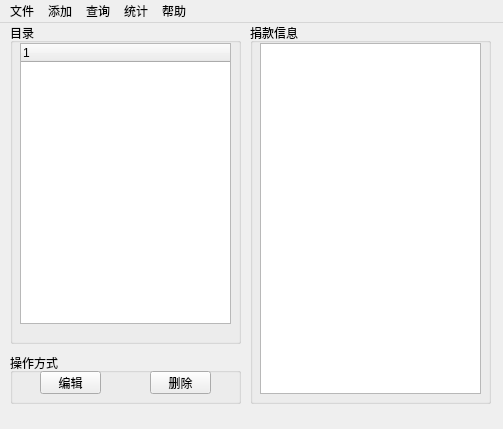
<?xml version="1.0" encoding="UTF-8"?>
<ui version="4.0">
 <class>MainWindow</class>
 <widget class="QMainWindow" name="MainWindow">
  <property name="geometry">
   <rect>
    <x>0</x>
    <y>0</y>
    <width>503</width>
    <height>429</height>
   </rect>
  </property>
  <property name="sizePolicy">
   <sizepolicy hsizetype="Expanding" vsizetype="Expanding">
    <horstretch>0</horstretch>
    <verstretch>0</verstretch>
   </sizepolicy>
  </property>
  <property name="minimumSize">
   <size>
    <width>503</width>
    <height>429</height>
   </size>
  </property>
  <property name="maximumSize">
   <size>
    <width>503</width>
    <height>429</height>
   </size>
  </property>
  <property name="windowTitle">
   <string>捐款信息管理系统</string>
  </property>
  <widget class="QWidget" name="centralWidget">
   <widget class="QPushButton" name="pushButton">
    <property name="geometry">
     <rect>
      <x>40</x>
      <y>348</y>
      <width>61</width>
      <height>23</height>
     </rect>
    </property>
    <property name="text">
     <string>编辑</string>
    </property>
   </widget>
   <widget class="QPushButton" name="pushButton_2">
    <property name="geometry">
     <rect>
      <x>150</x>
      <y>348</y>
      <width>61</width>
      <height>23</height>
     </rect>
    </property>
    <property name="text">
     <string>删除</string>
    </property>
   </widget>
   <widget class="QGroupBox" name="groupBox">
    <property name="geometry">
     <rect>
      <x>250</x>
      <y>0</y>
      <width>241</width>
      <height>381</height>
     </rect>
    </property>
    <property name="title">
     <string>捐款信息</string>
    </property>
    <widget class="QTableWidget" name="infobox">
     <property name="geometry">
      <rect>
       <x>10</x>
       <y>20</y>
       <width>221</width>
       <height>351</height>
      </rect>
     </property>
     <property name="horizontalScrollBarPolicy">
      <enum>Qt::ScrollBarAlwaysOff</enum>
     </property>
    </widget>
   </widget>
   <widget class="QGroupBox" name="groupBox_2">
    <property name="geometry">
     <rect>
      <x>10</x>
      <y>330</y>
      <width>231</width>
      <height>51</height>
     </rect>
    </property>
    <property name="title">
     <string>操作方式</string>
    </property>
   </widget>
   <widget class="QGroupBox" name="groupBox_3">
    <property name="geometry">
     <rect>
      <x>10</x>
      <y>0</y>
      <width>231</width>
      <height>321</height>
     </rect>
    </property>
    <property name="title">
     <string>目录</string>
    </property>
    <widget class="QTreeWidget" name="tree">
     <property name="geometry">
      <rect>
       <x>10</x>
       <y>20</y>
       <width>211</width>
       <height>281</height>
      </rect>
     </property>
     <column>
      <property name="text">
       <string notr="true">1</string>
      </property>
     </column>
    </widget>
   </widget>
   <zorder>groupBox_3</zorder>
   <zorder>groupBox_2</zorder>
   <zorder>groupBox</zorder>
   <zorder>pushButton</zorder>
   <zorder>pushButton_2</zorder>
  </widget>
  <widget class="QMenuBar" name="menuBar">
   <property name="geometry">
    <rect>
     <x>0</x>
     <y>0</y>
     <width>503</width>
     <height>23</height>
    </rect>
   </property>
   <widget class="QMenu" name="menu">
    <property name="toolTip">
     <string/>
    </property>
    <property name="statusTip">
     <string/>
    </property>
    <property name="whatsThis">
     <string/>
    </property>
    <property name="title">
     <string>文件</string>
    </property>
    <addaction name="action"/>
    <addaction name="separator"/>
    <addaction name="action_3"/>
   </widget>
   <widget class="QMenu" name="menu_2">
    <property name="toolTip">
     <string/>
    </property>
    <property name="title">
     <string>添加</string>
    </property>
    <addaction name="action_4"/>
    <addaction name="separator"/>
    <addaction name="action_6"/>
    <addaction name="separator"/>
    <addaction name="action_8"/>
   </widget>
   <widget class="QMenu" name="menu_3">
    <property name="title">
     <string>查询</string>
    </property>
    <addaction name="action_9"/>
    <addaction name="separator"/>
    <addaction name="action_11"/>
    <addaction name="separator"/>
    <addaction name="action_13"/>
   </widget>
   <widget class="QMenu" name="menu_4">
    <property name="title">
     <string>统计</string>
    </property>
    <addaction name="action_14"/>
    <addaction name="separator"/>
    <addaction name="action_200"/>
    <addaction name="separator"/>
    <addaction name="action_17"/>
   </widget>
   <widget class="QMenu" name="menu_5">
    <property name="title">
     <string>帮助</string>
    </property>
    <addaction name="action_18"/>
    <addaction name="separator"/>
    <addaction name="action_20"/>
   </widget>
   <addaction name="menu"/>
   <addaction name="menu_2"/>
   <addaction name="menu_3"/>
   <addaction name="menu_4"/>
   <addaction name="menu_5"/>
  </widget>
  <action name="action">
   <property name="text">
    <string>存储</string>
   </property>
   <property name="shortcut">
    <string>Ctrl+S</string>
   </property>
  </action>
  <action name="action_3">
   <property name="text">
    <string>退出</string>
   </property>
   <property name="shortcut">
    <string>Ctrl+Q</string>
   </property>
  </action>
  <action name="action_4">
   <property name="text">
    <string>添加院系</string>
   </property>
   <property name="shortcut">
    <string>Ctrl+Alt+D</string>
   </property>
  </action>
  <action name="action_6">
   <property name="text">
    <string>添加班级</string>
   </property>
   <property name="shortcut">
    <string>Ctrl+Alt+C</string>
   </property>
  </action>
  <action name="action_8">
   <property name="text">
    <string>添加学生</string>
   </property>
   <property name="shortcut">
    <string>Ctrl+Alt+S</string>
   </property>
  </action>
  <action name="action_9">
   <property name="text">
    <string>查询院系</string>
   </property>
   <property name="shortcut">
    <string>Ctrl+Shift+D</string>
   </property>
  </action>
  <action name="action_11">
   <property name="text">
    <string>查询班级</string>
   </property>
   <property name="shortcut">
    <string>Ctrl+Shift+C</string>
   </property>
  </action>
  <action name="action_13">
   <property name="text">
    <string>查询学生</string>
   </property>
   <property name="shortcut">
    <string>Ctrl+Shift+S</string>
   </property>
  </action>
  <action name="action_14">
   <property name="text">
    <string>院系捐款信息与排序</string>
   </property>
   <property name="shortcut">
    <string>Ctrl+I</string>
   </property>
  </action>
  <action name="action_200">
   <property name="text">
    <string>捐款超过200的学生信息</string>
   </property>
   <property name="shortcut">
    <string>Ctrl+T</string>
   </property>
  </action>
  <action name="action_17">
   <property name="text">
    <string>某学院各年级捐款学生比例及排序</string>
   </property>
   <property name="shortcut">
    <string>Ctrl+R</string>
   </property>
  </action>
  <action name="action_18">
   <property name="text">
    <string>开发者信息</string>
   </property>
   <property name="shortcut">
    <string>Ctrl+D</string>
   </property>
  </action>
  <action name="action_20">
   <property name="text">
    <string>操作方式</string>
   </property>
   <property name="shortcut">
    <string>Ctrl+H</string>
   </property>
  </action>
 </widget>
 <layoutdefault spacing="6" margin="11"/>
 <resources/>
 <connections/>
</ui>
